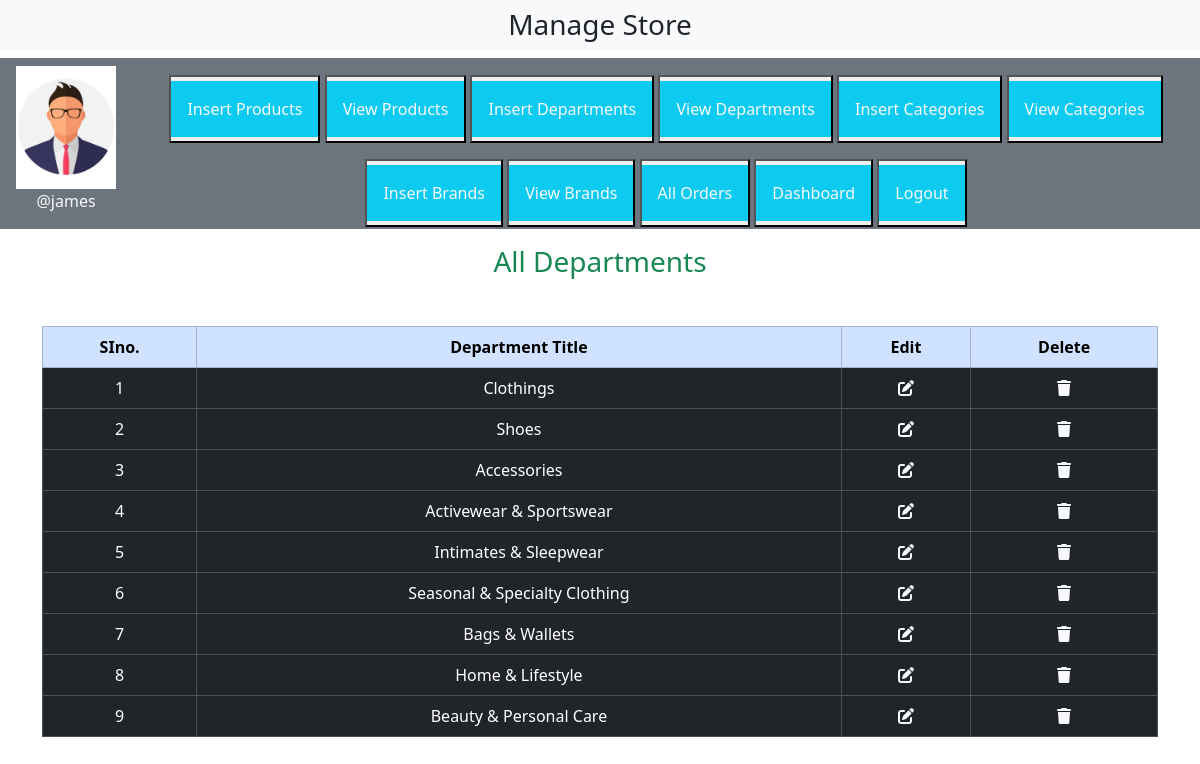
The page /admin/index.php?view_department (signed in) on the database its author committed.
### tables this page shows
CREATE TABLE `admin_table` (
  `admin_id` int(11) NOT NULL,
  `full_name` varchar(255) NOT NULL,
  `user_name` varchar(255) NOT NULL,
  `gender` varchar(100) NOT NULL,
  `d_o_b` date NOT NULL,
  `email` varchar(255) NOT NULL,
  `contact_number` varchar(100) NOT NULL,
  `password` varchar(255) NOT NULL,
  `role` varchar(100) NOT NULL,
  `created_at` timestamp NOT NULL DEFAULT current_timestamp() ON UPDATE current_timestamp(),
  `updated_at` timestamp NOT NULL DEFAULT current_timestamp(),
  `last_login` datetime NOT NULL,
  `profile_image` varchar(255) NOT NULL,
  `status` varchar(100) NOT NULL
);

CREATE TABLE `department` (
  `department_id` int(11) NOT NULL,
  `department_title` varchar(255) NOT NULL
);

### admin/store mgt/view_department.php (the view)
<h3 class="text-center text-success">All Departments</h3>
<table class="table table-bordered mt-5">
  <thead class="table-primary text-center">
    <tr>
      <th>SIno.</th>
      <th>Department Title</th>
      <th>Edit</th>
      <th>Delete</th>
    </tr>
  </thead>
  <tbody class="table-dark text-center">
    <?php
      $get_department = "SELECT * FROM `department`";
      $result_department = mysqli_query($conn, $get_department);
      $si_no = 0;
      while ($row = mysqli_fetch_assoc($result_department)){
        $department_id = $row['department_id'];
        $department_title = $row['department_title'];
        $si_no += 1;
      ?>
      <tr>
        <td><?php echo $si_no ?></td>
        <td><?php echo $department_title ?></td>
        <td> <a href='index.php?edit_department=<?php echo $department_id ?>' class='text-light'><i class='fa-solid fa-pen-to-square'></i></a></td>
        <td><a href='index.php?delete_department=<?php echo $department_id ?>' class='text-light'><i class='fa-solid fa-trash'></i></a></td>
      </tr>
    <?php } ?>
  </tbody>
</table>

### admin/index.php (shortened to what this page needs)
<?php
  include('../functions/common_functions.php');
  if (!isset($_SESSION['admin'])) {
    echo "<script>window.open('admin_login.php','_self');</script>";
  } else {
    $admin = $_SESSION['admin'];
    $select_details = "SELECT * FROM admin_table WHERE user_name='$admin'";
    $exe_query = mysqli_query($conn, $select_details);
    $row_admin = mysqli_fetch_assoc($exe_query);
    $role = $row_admin['role'];
    $profile_image = $row_admin['profile_image'];
    $user_name = $row_admin['user_name'];
  }
?>
<!DOCTYPE html>
<html lang="en" dir="ltr">
  <head>
    <link href="https://cdn.jsdelivr.net/npm/bootstrap@5.3.3/dist/css/bootstrap.min.css" rel="stylesheet">
    <link rel="stylesheet" href="https://cdnjs.cloudflare.com/ajax/libs/font-awesome/6.5.2/css/all.min.css" />
    <link rel="stylesheet" href="https://cdn.jsdelivr.net/npm/remixicon@4.5.0/fonts/remixicon.min.css">
    <link rel="stylesheet" href="../style.css">
  </head>
  <body>
    <div class="container-fluid p-0">
      <div class="bg-light">
        <h3 class="text-center p-2">Manage Store</h3>
      </div>
      <div class="row">
        <div class="col-md-12 bg-secondary p1 d-flex align-items-center">
          <div class="px-3">
            <a href="#"><img src="Admin Dashboard/admin_imgs/<?php echo $profile_image ?>" class="adm_img mt-2"></a>
            <p class="text-center text-light">@<?php echo $user_name ?></p>
          </div>
          <?php
            if ($role == 'store_manager') {
              ?>
              <div class="button text-center">
                <button class="my-3"><a href="store mgt/insert_product.php" class="nav-link text-light bg-info my-1 p-3" target="_blank">Insert Products</a></button>
                <button><a href="index.php?view_products" class="nav-link text-light bg-info my-1 p-3">View Products</a></button>
                <button><a href="index.php?insert_department" class="nav-link text-light bg-info my-1 p-3">Insert Departments</a></button>
                <button><a href="index.php?view_department" class="nav-link text-light bg-info my-1 p-3">View Departments</a></button>
                <button><a href="index.php?insert_category" class="nav-link text-light bg-info my-1 p-3">Insert Categories</a></button>
                <button><a href="index.php?view_category" class="nav-link text-light bg-info my-1 p-3">View Categories</a></button>
                <button><a href="index.php?insert_brand" class="nav-link text-light bg-info my-1 p-3">Insert Brands</a></button>
                <button><a href="index.php?view_brands" class="nav-link text-light bg-info my-1 p-3">View Brands</a></button>
                <button><a href="index.php?list_orders" class="nav-link text-light bg-info my-1 p-3">All Orders</a></button>
                <button><a href="Admin Dashboard/admin_profile.php?store_manager" class="nav-link text-light bg-info my-1 p-3">Dashboard</a></button>
                <button><a href="Admin Dashboard/admin_logout.php" class="nav-link text-light bg-info my-1 p-3">Logout</a></button>
              </div>
            <?php } ?>
        </div>
      </div>
      <div class="container my-3">
        <?php
          if (isset($_GET['view_department'])) {
            include('store mgt/view_department.php');
          }
        ?>
      </div>
    </div>
  </body>
</html>

### style.css (style rules this page uses)
* { margin: 0; padding: 0; box-sizing: border-box; }
:root { --blue: #2a2185; --white: #fff; --gray: #f5f5f5; --black1: #222; --black2: #999; --light-bg-color: #f2f3f5; --light-text-color: #7c899a; --dark-color: #0a021c; --percent100: 100%; --trans-color: color .3s; }
body { overflow-x: hidden; }
.adm_img { width: 100px; object-fit: contain; }

### rows shown on the page
admin_table: profile_image (picture), user_name "james"
department: department_title "Clothings"
department: department_title "Shoes"
department: department_title "Accessories"
department: department_title "Activewear & Sportswear"
department: department_title "Intimates & Sleepwear"
department: department_title "Seasonal & Specialty Clothing"
department: department_title "Bags & Wallets"
department: department_title "Home & Lifestyle"
department: department_title "Beauty & Personal Care"
